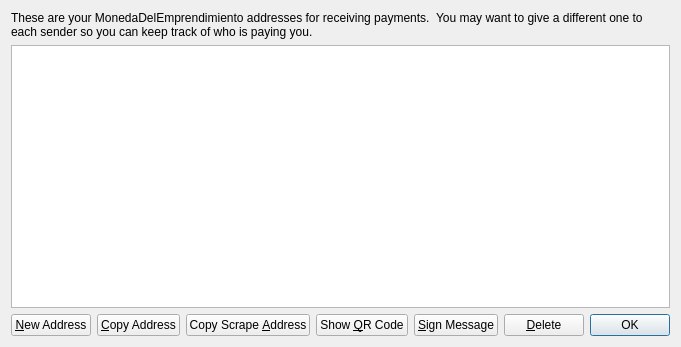
<?xml version="1.0" encoding="UTF-8"?>
<ui version="4.0">
 <class>AddressBookPage</class>
 <widget class="QWidget" name="AddressBookPage">
  <property name="geometry">
   <rect>
    <x>0</x>
    <y>0</y>
    <width>627</width>
    <height>347</height>
   </rect>
  </property>
  <property name="windowTitle">
   <string>Address Book</string>
  </property>
  <layout class="QVBoxLayout" name="verticalLayout">
   <item>
    <widget class="QLabel" name="labelExplanation">
     <property name="text">
      <string>These are your MonedaDelEmprendimiento addresses for receiving payments.  You may want to give a different one to each sender so you can keep track of who is paying you.</string>
     </property>
     <property name="textFormat">
      <enum>Qt::AutoText</enum>
     </property>
     <property name="wordWrap">
      <bool>true</bool>
     </property>
    </widget>
   </item>
   <item>
    <widget class="QTableView" name="tableView">
     <property name="contextMenuPolicy">
      <enum>Qt::CustomContextMenu</enum>
     </property>
     <property name="toolTip">
      <string>Double-click to edit address or label</string>
     </property>
     <property name="tabKeyNavigation">
      <bool>false</bool>
     </property>
     <property name="alternatingRowColors">
      <bool>true</bool>
     </property>
     <property name="selectionMode">
      <enum>QAbstractItemView::SingleSelection</enum>
     </property>
     <property name="selectionBehavior">
      <enum>QAbstractItemView::SelectRows</enum>
     </property>
     <property name="sortingEnabled">
      <bool>true</bool>
     </property>
     <attribute name="verticalHeaderVisible">
      <bool>false</bool>
     </attribute>
    </widget>
   </item>
   <item>
    <layout class="QHBoxLayout" name="horizontalLayout">
     <item>
      <widget class="QPushButton" name="newAddressButton">
       <property name="toolTip">
        <string>Create a new address</string>
       </property>
       <property name="text">
        <string>&amp;New Address</string>
       </property>
       <property name="icon">
        <iconset resource="../bitcoin.qrc">
         <normaloff>:/icons/add</normaloff>:/icons/add</iconset>
       </property>
      </widget>
     </item>
     <item>
      <widget class="QPushButton" name="copyToClipboard">
       <property name="toolTip">
        <string>Copy the currently selected address to the system clipboard</string>
       </property>
       <property name="text">
        <string>&amp;Copy Address</string>
       </property>
       <property name="icon">
        <iconset resource="../bitcoin.qrc">
         <normaloff>:/icons/editcopy</normaloff>:/icons/editcopy</iconset>
       </property>
      </widget>
     </item>
     <item>
      <widget class="QPushButton" name="copyScrapeAddrToClipboard">
       <property name="toolTip">
        <string>Copy the currently selected scrape address to the system clipboard</string>
       </property>
       <property name="text">
        <string>Copy Scrape &amp;Address</string>
       </property>
       <property name="icon">
        <iconset resource="../bitcoin.qrc">
         <normaloff>:/icons/editcopy</normaloff>:/icons/editcopy</iconset>
       </property>
      </widget>
     </item>
     <item>
      <widget class="QPushButton" name="showQRCode">
       <property name="text">
        <string>Show &amp;QR Code</string>
       </property>
       <property name="icon">
        <iconset resource="../bitcoin.qrc">
         <normaloff>:/icons/qrcode</normaloff>:/icons/qrcode</iconset>
       </property>
      </widget>
     </item>
     <item>
      <widget class="QPushButton" name="signMessage">
       <property name="toolTip">
        <string>Sign a message to prove you own this address</string>
       </property>
       <property name="text">
        <string>&amp;Sign Message</string>
       </property>
       <property name="icon">
        <iconset resource="../bitcoin.qrc">
         <normaloff>:/icons/edit</normaloff>:/icons/edit</iconset>
       </property>
      </widget>
     </item>
     <item>
      <widget class="QPushButton" name="deleteButton">
       <property name="toolTip">
        <string>Delete the currently selected address from the list. Only sending addresses can be deleted.</string>
       </property>
       <property name="text">
        <string>&amp;Delete</string>
       </property>
       <property name="icon">
        <iconset resource="../bitcoin.qrc">
         <normaloff>:/icons/remove</normaloff>:/icons/remove</iconset>
       </property>
      </widget>
     </item>
     <item>
      <spacer name="horizontalSpacer">
       <property name="orientation">
        <enum>Qt::Horizontal</enum>
       </property>
       <property name="sizeHint" stdset="0">
        <size>
         <width>40</width>
         <height>20</height>
        </size>
       </property>
      </spacer>
     </item>
     <item>
      <widget class="QDialogButtonBox" name="buttonBox">
       <property name="sizePolicy">
        <sizepolicy hsizetype="Maximum" vsizetype="Fixed">
         <horstretch>0</horstretch>
         <verstretch>0</verstretch>
        </sizepolicy>
       </property>
       <property name="standardButtons">
        <set>QDialogButtonBox::Ok</set>
       </property>
      </widget>
     </item>
    </layout>
   </item>
  </layout>
 </widget>
 <resources>
  <include location="../bitcoin.qrc"/>
 </resources>
 <connections/>
</ui>
